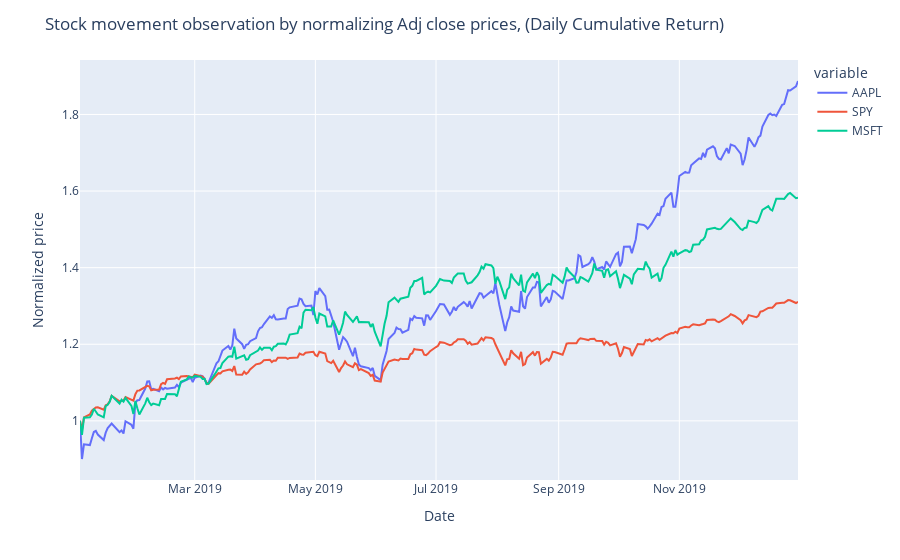

This figure's notebook cell:
### Markdown cell above
Plotting normaliztion using plotly

### Code cell
fig = px.line(norm, x=norm.index, y=['AAPL','SPY', 'MSFT'])
# Edit the layout
fig.update_layout(title='Stock movement observation by normalizing Adj close prices, (Daily Cumulative Return)',
                   xaxis_title='Date',
                   yaxis_title='Normalized price')
fig.show();

### Figure 1 — Plotly figure (JSON) as saved in the notebook; plotly's stock layout.template omitted (floating-point values rounded to 4 significant figures; data arrays with more than 128 entries replaced by an {"elided": "..."} marker saying what was removed)
{"data": [{"hovertemplate": "variable=AAPL<br>Date=%{x}<br>value=%{y}<extra></extra>", "legendgroup": "AAPL", "line": {"color": "#636efa", "dash": "solid"}, "marker": {"symbol": "circle"}, "mode": "lines", "name": "AAPL", "orientation": "v", "showlegend": true, "type": "scatter", "x": {"elided": "252 str values"}, "xaxis": "x", "y": {"elided": "252 float values"}, "yaxis": "y"}, {"hovertemplate": "variable=SPY<br>Date=%{x}<br>value=%{y}<extra></extra>", "legendgroup": "SPY", "line": {"color": "#EF553B", "dash": "solid"}, "marker": {"symbol": "circle"}, "mode": "lines", "name": "SPY", "orientation": "v", "showlegend": true, "type": "scatter", "x": {"elided": "252 str values"}, "xaxis": "x", "y": {"elided": "252 float values"}, "yaxis": "y"}, {"hovertemplate": "variable=MSFT<br>Date=%{x}<br>value=%{y}<extra></extra>", "legendgroup": "MSFT", "line": {"color": "#00cc96", "dash": "solid"}, "marker": {"symbol": "circle"}, "mode": "lines", "name": "MSFT", "orientation": "v", "showlegend": true, "type": "scatter", "x": {"elided": "252 str values"}, "xaxis": "x", "y": {"elided": "252 float values"}, "yaxis": "y"}], "layout": {"legend": {"title": {"text": "variable"}, "tracegroupgap": 0}, "margin": {"t": 60}, "title": {"text": "Stock movement observation by normalizing Adj close prices, (Daily Cumulative Return)"}, "xaxis": {"anchor": "y", "domain": [0, 1], "title": {"text": "Date"}}, "yaxis": {"anchor": "x", "domain": [0, 1], "title": {"text": "Normalized price"}}}}
